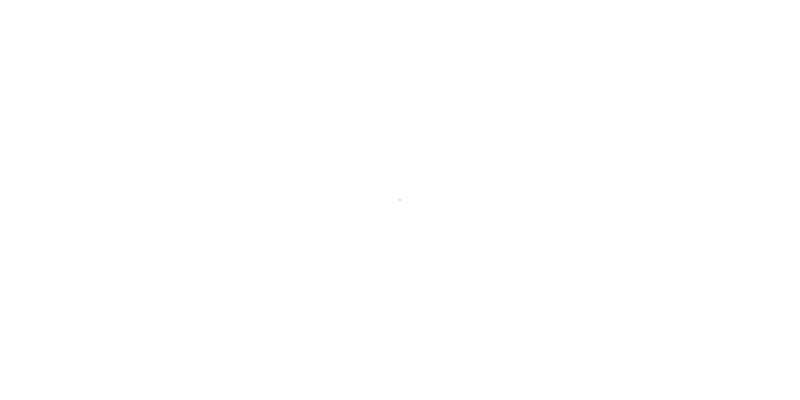
Frame 1 (no input)
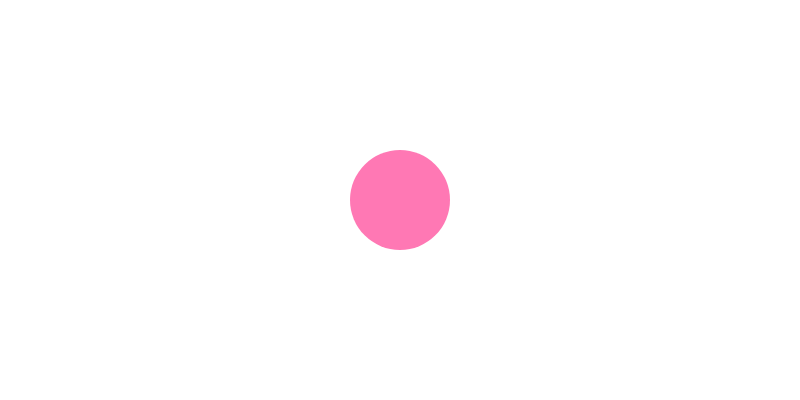
Frame 60 (no input)
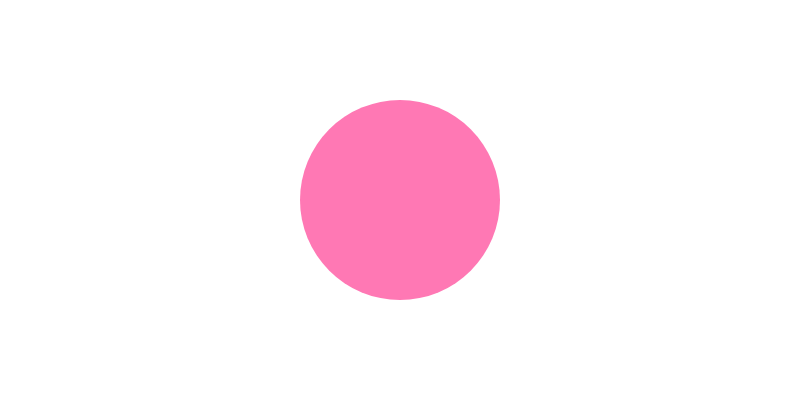
Frame 120 (the mouse pressed at the canvas centre since frame 60)

The p5.js sketch that drew these frames (run headless with seeded random() and noise() and a simulated clock; from frame 60 on, the mouse is pressed at the canvas centre):

// p5.js sketch
// ── sketch.js
let elapsedTime = 0, time = 0, timeStamp = 0;
let state = 0;

function setup() {
  createCanvas(800, 400);
  noStroke();
  rectMode(CENTER);
}

function draw() {
  elapsedTime = float(millis()) / 1000;
  time = elapsedTime - timeStamp;
  background(255);
  switch (state) {
    case 0:
      fill(255, 120, 180, (3 - time) * 255);
      ellipse(width / 2, height / 2, 100 * time, 100 * time);
      if (time >= 3.0) {
        state = 1;
        timeStamp = elapsedTime;
      }
      break;
    case 1:
      fill(120, 180, 255, (2 - time) * 255);
      rect(width / 2, height / 2, 100 * time, 100 * time);
      if (time >= 2.0) {
        state = 2;
        timeStamp = elapsedTime;
      }
      break;
    case 2:
      fill(180, 255, 120, (3 - time) * 255);
      rect(width / 2, height / 2, time * width / 3, time * height / 3);
      if (time >= 3.0) {
        state = 0;
        timeStamp = elapsedTime;
      }
      break;
  }
}
